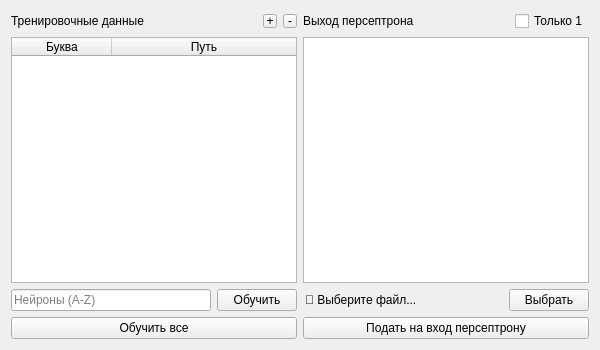
<?xml version="1.0" encoding="UTF-8"?>
<ui version="4.0">
 <class>PerceptronWindow</class>
 <widget class="QWidget" name="PerceptronWindow">
  <property name="geometry">
   <rect>
    <x>0</x>
    <y>0</y>
    <width>600</width>
    <height>350</height>
   </rect>
  </property>
  <property name="minimumSize">
   <size>
    <width>600</width>
    <height>350</height>
   </size>
  </property>
  <property name="maximumSize">
   <size>
    <width>471</width>
    <height>286</height>
   </size>
  </property>
  <property name="windowTitle">
   <string>Распознавание латинских букв</string>
  </property>
  <layout class="QGridLayout" name="gl_main">
   <item row="2" column="3">
    <widget class="QPushButton" name="pb_choose_file">
     <property name="sizePolicy">
      <sizepolicy hsizetype="Fixed" vsizetype="Fixed">
       <horstretch>0</horstretch>
       <verstretch>0</verstretch>
      </sizepolicy>
     </property>
     <property name="text">
      <string>Выбрать</string>
     </property>
    </widget>
   </item>
   <item row="3" column="2" colspan="2">
    <widget class="QPushButton" name="pb_predict">
     <property name="sizePolicy">
      <sizepolicy hsizetype="Expanding" vsizetype="Fixed">
       <horstretch>0</horstretch>
       <verstretch>0</verstretch>
      </sizepolicy>
     </property>
     <property name="text">
      <string>Подать на вход персептрону</string>
     </property>
    </widget>
   </item>
   <item row="1" column="0" colspan="2">
    <widget class="QTableWidget" name="tw_train_data">
     <property name="sizePolicy">
      <sizepolicy hsizetype="Expanding" vsizetype="Expanding">
       <horstretch>0</horstretch>
       <verstretch>0</verstretch>
      </sizepolicy>
     </property>
     <property name="selectionBehavior">
      <enum>QAbstractItemView::SelectRows</enum>
     </property>
     <attribute name="horizontalHeaderStretchLastSection">
      <bool>true</bool>
     </attribute>
     <attribute name="verticalHeaderVisible">
      <bool>false</bool>
     </attribute>
     <column>
      <property name="text">
       <string> Буква </string>
      </property>
     </column>
     <column>
      <property name="text">
       <string>Путь</string>
      </property>
     </column>
    </widget>
   </item>
   <item row="2" column="0">
    <widget class="QLineEdit" name="le_neurons">
     <property name="sizePolicy">
      <sizepolicy hsizetype="Preferred" vsizetype="Fixed">
       <horstretch>0</horstretch>
       <verstretch>0</verstretch>
      </sizepolicy>
     </property>
     <property name="placeholderText">
      <string>Нейроны (A-Z)</string>
     </property>
    </widget>
   </item>
   <item row="0" column="2" colspan="2">
    <layout class="QHBoxLayout" name="hl_perceptron_output_header">
     <item>
      <widget class="QLabel" name="l_perceptron_output">
       <property name="text">
        <string>Выход персептрона</string>
       </property>
      </widget>
     </item>
     <item>
      <widget class="QCheckBox" name="cb_only_1">
       <property name="sizePolicy">
        <sizepolicy hsizetype="Fixed" vsizetype="Fixed">
         <horstretch>0</horstretch>
         <verstretch>0</verstretch>
        </sizepolicy>
       </property>
       <property name="text">
        <string>Только 1</string>
       </property>
      </widget>
     </item>
    </layout>
   </item>
   <item row="0" column="0" colspan="2">
    <layout class="QHBoxLayout" name="hl_train_data_header">
     <item>
      <widget class="QLabel" name="l_train_data">
       <property name="sizePolicy">
        <sizepolicy hsizetype="Expanding" vsizetype="Preferred">
         <horstretch>0</horstretch>
         <verstretch>0</verstretch>
        </sizepolicy>
       </property>
       <property name="text">
        <string>Тренировочные данные</string>
       </property>
      </widget>
     </item>
     <item>
      <widget class="QToolButton" name="pb_add_td">
       <property name="sizePolicy">
        <sizepolicy hsizetype="Expanding" vsizetype="Fixed">
         <horstretch>0</horstretch>
         <verstretch>0</verstretch>
        </sizepolicy>
       </property>
       <property name="minimumSize">
        <size>
         <width>14</width>
         <height>14</height>
        </size>
       </property>
       <property name="maximumSize">
        <size>
         <width>14</width>
         <height>14</height>
        </size>
       </property>
       <property name="text">
        <string>+</string>
       </property>
      </widget>
     </item>
     <item>
      <widget class="QToolButton" name="pb_remove_td">
       <property name="sizePolicy">
        <sizepolicy hsizetype="Expanding" vsizetype="Fixed">
         <horstretch>0</horstretch>
         <verstretch>0</verstretch>
        </sizepolicy>
       </property>
       <property name="minimumSize">
        <size>
         <width>14</width>
         <height>14</height>
        </size>
       </property>
       <property name="maximumSize">
        <size>
         <width>14</width>
         <height>14</height>
        </size>
       </property>
       <property name="text">
        <string>-</string>
       </property>
      </widget>
     </item>
    </layout>
   </item>
   <item row="3" column="0" colspan="2">
    <widget class="QPushButton" name="pb_train_all">
     <property name="sizePolicy">
      <sizepolicy hsizetype="Expanding" vsizetype="Fixed">
       <horstretch>0</horstretch>
       <verstretch>0</verstretch>
      </sizepolicy>
     </property>
     <property name="text">
      <string>Обучить все</string>
     </property>
    </widget>
   </item>
   <item row="2" column="1">
    <widget class="QPushButton" name="pb_train_selectively">
     <property name="sizePolicy">
      <sizepolicy hsizetype="Fixed" vsizetype="Fixed">
       <horstretch>0</horstretch>
       <verstretch>0</verstretch>
      </sizepolicy>
     </property>
     <property name="text">
      <string>Обучить</string>
     </property>
    </widget>
   </item>
   <item row="2" column="2">
    <widget class="QLineEdit" name="le_file_path">
     <property name="sizePolicy">
      <sizepolicy hsizetype="Preferred" vsizetype="Fixed">
       <horstretch>0</horstretch>
       <verstretch>0</verstretch>
      </sizepolicy>
     </property>
     <property name="styleSheet">
      <string notr="true">border: none; background: transparent</string>
     </property>
     <property name="text">
      <string notr="true">📁 Выберите файл...</string>
     </property>
     <property name="readOnly">
      <bool>true</bool>
     </property>
    </widget>
   </item>
   <item row="1" column="2" colspan="2">
    <widget class="QTextEdit" name="te_perceptron_output">
     <property name="sizePolicy">
      <sizepolicy hsizetype="Expanding" vsizetype="Expanding">
       <horstretch>0</horstretch>
       <verstretch>0</verstretch>
      </sizepolicy>
     </property>
     <property name="readOnly">
      <bool>true</bool>
     </property>
    </widget>
   </item>
  </layout>
 </widget>
 <resources/>
 <connections/>
</ui>
